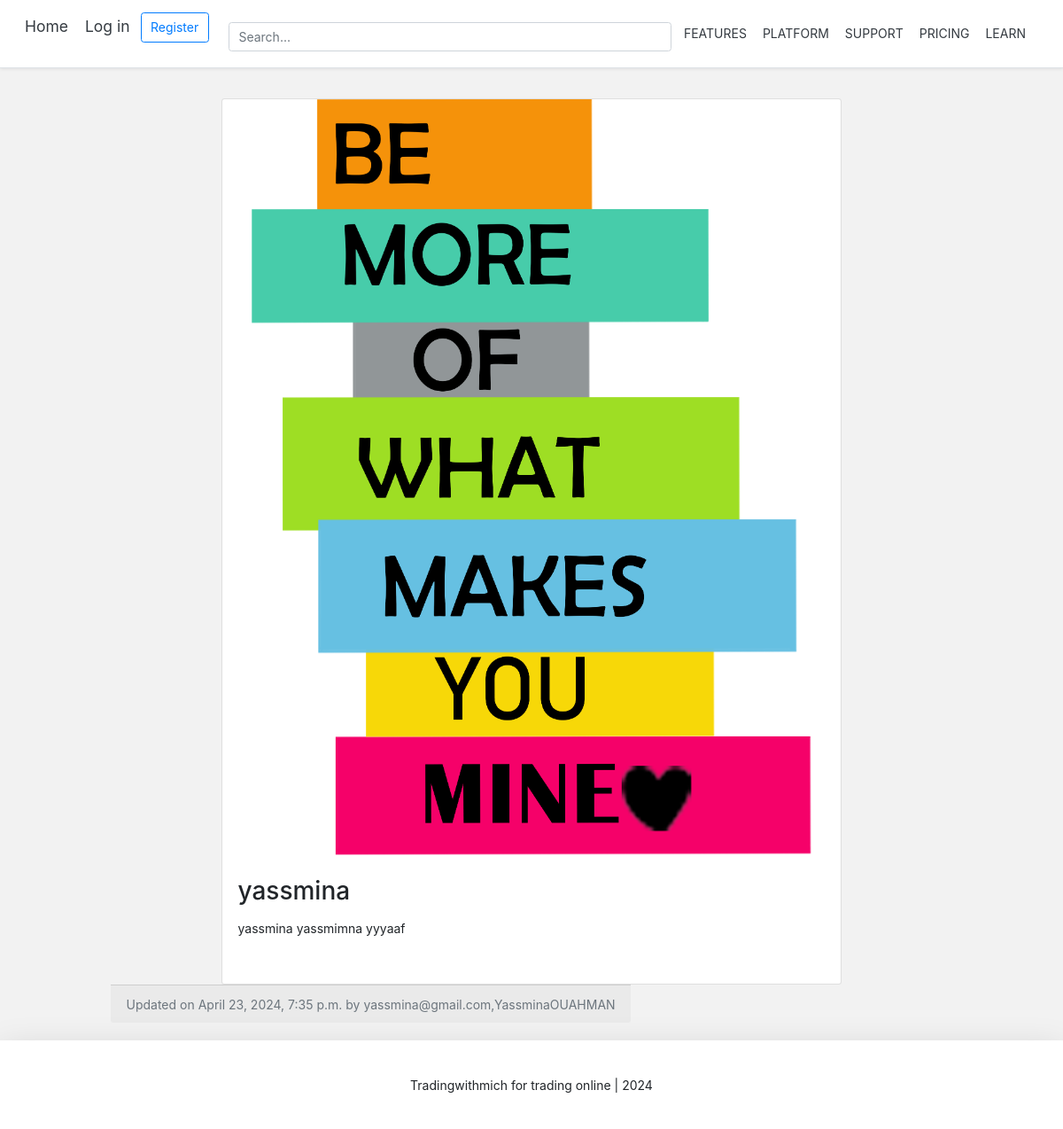
Screenshot of /blog/yassminaouahman-yassmina/ with the database file from the repository.
### blog/models.py (models this page shows, shortened)
class BlogPost(models.Model):
    title           =models.CharField(max_length=50, null=False,blank=False)
    body            =models.TextField(max_length=5000, null=False,blank=False)
    image           =models.ImageField(upload_to=upload_location, null=False,blank=False)
    date_published  =models.DateTimeField(auto_now=True, verbose_name="date published")
    date_updated    =models.DateTimeField(auto_now=True, verbose_name="date updated")
    author          = models.ForeignKey(settings.AUTH_USER_MODEL, on_delete=models.CASCADE)
    slug            = models.SlugField(blank= True, unique=True)

### account/models.py (models this page shows, shortened)
class Account(AbstractBaseUser):
    email            =models.EmailField(verbose_name="email", max_length=60, unique=True)
    username         =models.CharField(max_length=30, unique=True)
    date_joined      =models.DateTimeField(verbose_name='date joined', auto_now_add=True)
    last_login       =models.DateTimeField(verbose_name='last login', auto_now=True)
    is_admin         =models.BooleanField(default=False)
    is_active        = models.BooleanField(default=True)
    is_staff         = models.BooleanField(default=False)
    is_superuser     =  models.BooleanField(default=False)
    USERNAME_FIELD = 'email'
    REQUIRED_FIELDS = ['username',]
    objects = MyaccountManager()
    def __str__(self):
        return self.email + "," + self.username

### blog/views.py (the view)
# urls.py: path("<slug>/", detail_blog_view,name="detail"),
def detail_blog_view(request, slug):
	context = {}
	blog_post = get_object_or_404(BlogPost, slug=slug)
	context['blog_post'] = blog_post
	return render(request, 'blog/detail_blog.html', context)

### blog/templates/blog/detail_blog.html (shortened to what this page needs)
{% extends 'base.html' %}
{% block content%}
<div class="container">
    <div class="row">
        <div class="card m-auto">
            <img  class="card-img-top" src="{{blog_post.image.url}}">
            <div class="card-body my-2">
                <h2 class="card-title">{{blog_post.title}} </h2>
                <p class="card-text">{{blog_post.body|safe}} </p>
                </div>
            </div>
            <div class="card-footer text-muted">
                Updated on {{blog_post.date_updated}} by {{blog_post.author}}            </div>
        </div>
    </div> </div>
{% endblock content %}

### templates/snippets/header.html (style rules this page uses)
@media (min-width: 768px) { html { font-size: 14px; } }
.container { max-width: 960px; }

### templates/snippets/base_css.html (style rules this page uses)
body { background-color:#f2f2f2; }

### blog/templates/blog/detail_blog.html (style rules this page uses)
.card { max-width: 700px; }
.container { padding: 20px; }

### rows the page displays
BlogPost: image (picture), title "yassmina", body "yassmina yassmimna yyyaaf", date_updated "April 23, 2024, 7:35 p.m.", author "yassmina@gmail.com,YassminaOUAHMAN"
